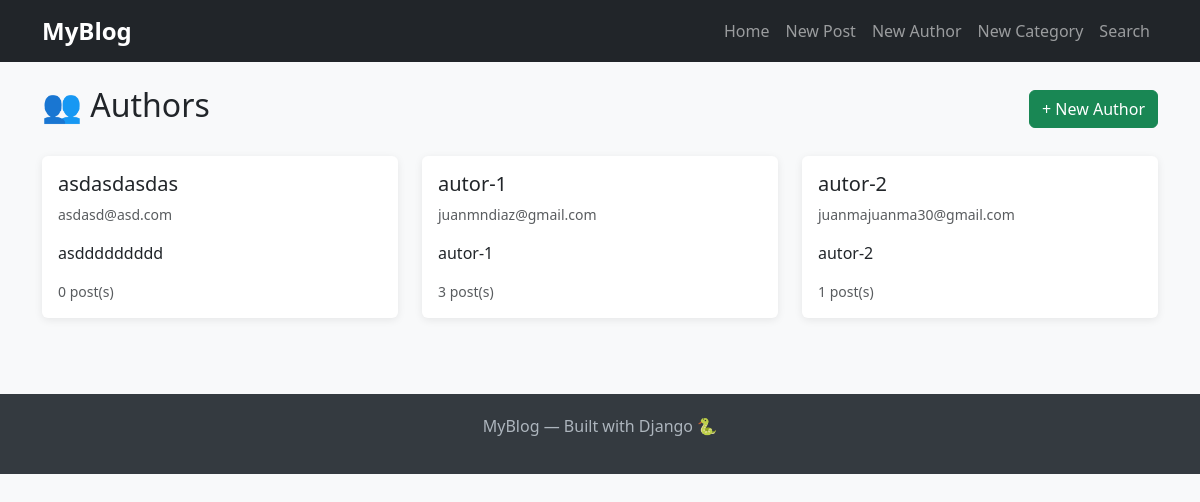
Screenshot of /authors/ with the database file from the repository.
### blog/models.py (models this page shows, shortened)
class Author(models.Model):
    name = models.CharField(max_length=200)
    email = models.EmailField(unique=True)
    bio = models.TextField(blank=True)
    created_at = models.DateTimeField(auto_now_add=True)

### blog/views.py (the view)
# urls.py: path('authors/', views.author_list, name='author_list'),
def author_list(request):
    authors = Author.objects.all().order_by('name')
    return render(request, 'blog/author_list.html', {'authors': authors, 'title': 'Authors'})

### blog/templates/blog/author_list.html (shortened to what this page needs)
{% extends "blog/base.html" %}
{% block content %}
<div class="d-flex justify-content-between align-items-center mb-4">
    <h2>👥 Authors</h2>
    <a href="{% url 'create_author' %}" class="btn btn-success">+ New Author</a>
</div>
{% if authors %}
<div class="row">
    {% for author in authors %}
    <div class="col-md-4 mb-3">
        <div class="card p-3">
            <h5>{{ author.name }}</h5>
            <p class="text-muted small">{{ author.email }}</p>
            <p>{{ author.bio|truncatewords:15 }}</p>
            <small class="text-muted">{{ author.posts.count }} post(s)</small>
        </div>
    </div>
    {% endfor %}
</div>
{% else %}
    <div class="alert alert-info">No authors yet. <a href="{% url 'create_author' %}">Add one!</a></div>
{% endif %}
{% endblock %}

### blog/templates/blog/base.html (style rules this page uses)
body { background-color: #f8f9fa; }
.card { border: none; box-shadow: 0 2px 8px rgba(0,0,0,0.08); }

### rows the page displays
Author: name "asdasdasdas", email "asdasd@asd.com", bio "asddddddddd", posts.count "0"
Author: name "autor-1", email "juanmndiaz@gmail.com", bio "autor-1", posts.count "3"
Author: name "autor-2", email "juanmajuanma30@gmail.com", bio "autor-2", posts.count "1"
